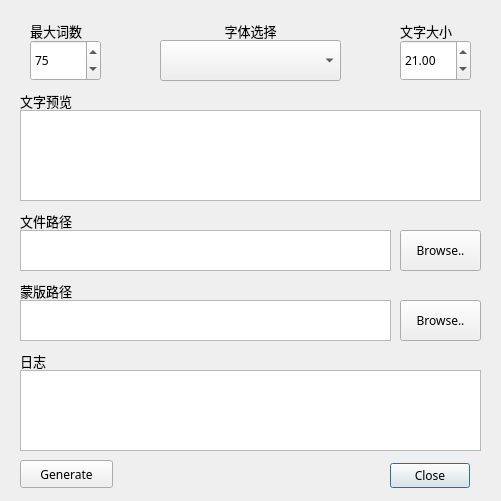
<?xml version="1.0" encoding="UTF-8"?>
<ui version="4.0">
 <class>MainDialog</class>
 <widget class="QDialog" name="MainDialog">
  <property name="geometry">
   <rect>
    <x>0</x>
    <y>0</y>
    <width>501</width>
    <height>501</height>
   </rect>
  </property>
  <property name="font">
   <font>
    <family>Adobe 黑体 Std R</family>
   </font>
  </property>
  <property name="mouseTracking">
   <bool>false</bool>
  </property>
  <property name="windowTitle">
   <string>词云配置</string>
  </property>
  <widget class="QDialogButtonBox" name="QuitBox">
   <property name="geometry">
    <rect>
     <x>380</x>
     <y>460</y>
     <width>101</width>
     <height>32</height>
    </rect>
   </property>
   <property name="layoutDirection">
    <enum>Qt::RightToLeft</enum>
   </property>
   <property name="orientation">
    <enum>Qt::Horizontal</enum>
   </property>
   <property name="standardButtons">
    <set>QDialogButtonBox::Close</set>
   </property>
   <property name="centerButtons">
    <bool>true</bool>
   </property>
  </widget>
  <widget class="QTextBrowser" name="SizePreview">
   <property name="geometry">
    <rect>
     <x>20</x>
     <y>110</y>
     <width>461</width>
     <height>91</height>
    </rect>
   </property>
  </widget>
  <widget class="QLabel" name="label_3">
   <property name="geometry">
    <rect>
     <x>20</x>
     <y>90</y>
     <width>81</width>
     <height>21</height>
    </rect>
   </property>
   <property name="font">
    <font>
     <family>Adobe 黑体 Std R</family>
     <pointsize>10</pointsize>
    </font>
   </property>
   <property name="text">
    <string>文字预览</string>
   </property>
   <property name="textInteractionFlags">
    <set>Qt::NoTextInteraction</set>
   </property>
  </widget>
  <widget class="QToolButton" name="MaskChooseButton">
   <property name="geometry">
    <rect>
     <x>400</x>
     <y>300</y>
     <width>81</width>
     <height>41</height>
    </rect>
   </property>
   <property name="text">
    <string>Browse..</string>
   </property>
  </widget>
  <widget class="QTextBrowser" name="MaskPathPreview">
   <property name="geometry">
    <rect>
     <x>20</x>
     <y>300</y>
     <width>371</width>
     <height>41</height>
    </rect>
   </property>
  </widget>
  <widget class="QLabel" name="label_4">
   <property name="geometry">
    <rect>
     <x>20</x>
     <y>280</y>
     <width>81</width>
     <height>21</height>
    </rect>
   </property>
   <property name="font">
    <font>
     <family>Adobe 黑体 Std R</family>
     <pointsize>10</pointsize>
    </font>
   </property>
   <property name="text">
    <string>蒙版路径</string>
   </property>
   <property name="textInteractionFlags">
    <set>Qt::NoTextInteraction</set>
   </property>
  </widget>
  <widget class="QTextBrowser" name="LogBrowser">
   <property name="geometry">
    <rect>
     <x>20</x>
     <y>370</y>
     <width>461</width>
     <height>81</height>
    </rect>
   </property>
  </widget>
  <widget class="QLabel" name="label_6">
   <property name="geometry">
    <rect>
     <x>20</x>
     <y>350</y>
     <width>81</width>
     <height>21</height>
    </rect>
   </property>
   <property name="font">
    <font>
     <family>Adobe 黑体 Std R</family>
     <pointsize>10</pointsize>
    </font>
   </property>
   <property name="text">
    <string>日志</string>
   </property>
   <property name="textInteractionFlags">
    <set>Qt::NoTextInteraction</set>
   </property>
  </widget>
  <widget class="QTextBrowser" name="FilePathPreview">
   <property name="geometry">
    <rect>
     <x>20</x>
     <y>230</y>
     <width>371</width>
     <height>41</height>
    </rect>
   </property>
  </widget>
  <widget class="QToolButton" name="FileChooseButton">
   <property name="geometry">
    <rect>
     <x>400</x>
     <y>230</y>
     <width>81</width>
     <height>41</height>
    </rect>
   </property>
   <property name="text">
    <string>Browse..</string>
   </property>
  </widget>
  <widget class="QLabel" name="label_7">
   <property name="geometry">
    <rect>
     <x>20</x>
     <y>210</y>
     <width>81</width>
     <height>21</height>
    </rect>
   </property>
   <property name="font">
    <font>
     <family>Adobe 黑体 Std R</family>
     <pointsize>10</pointsize>
    </font>
   </property>
   <property name="text">
    <string>文件路径</string>
   </property>
   <property name="textInteractionFlags">
    <set>Qt::NoTextInteraction</set>
   </property>
  </widget>
  <widget class="QDoubleSpinBox" name="FontSizeSelectBox">
   <property name="geometry">
    <rect>
     <x>400</x>
     <y>40</y>
     <width>71</width>
     <height>41</height>
    </rect>
   </property>
   <property name="maximum">
    <double>999.899999999999977</double>
   </property>
   <property name="singleStep">
    <double>0.500000000000000</double>
   </property>
   <property name="value">
    <double>21.000000000000000</double>
   </property>
  </widget>
  <widget class="QLabel" name="label">
   <property name="geometry">
    <rect>
     <x>400</x>
     <y>20</y>
     <width>71</width>
     <height>21</height>
    </rect>
   </property>
   <property name="font">
    <font>
     <family>Adobe 黑体 Std R</family>
     <pointsize>10</pointsize>
    </font>
   </property>
   <property name="text">
    <string>文字大小</string>
   </property>
   <property name="textInteractionFlags">
    <set>Qt::NoTextInteraction</set>
   </property>
  </widget>
  <widget class="QComboBox" name="FontSelectionBox">
   <property name="geometry">
    <rect>
     <x>160</x>
     <y>40</y>
     <width>181</width>
     <height>41</height>
    </rect>
   </property>
   <property name="cursor">
    <cursorShape>ArrowCursor</cursorShape>
   </property>
   <property name="mouseTracking">
    <bool>true</bool>
   </property>
   <property name="acceptDrops">
    <bool>true</bool>
   </property>
  </widget>
  <widget class="QLabel" name="label_5">
   <property name="geometry">
    <rect>
     <x>210</x>
     <y>20</y>
     <width>81</width>
     <height>21</height>
    </rect>
   </property>
   <property name="font">
    <font>
     <family>Adobe 黑体 Std R</family>
     <pointsize>10</pointsize>
    </font>
   </property>
   <property name="text">
    <string>字体选择</string>
   </property>
   <property name="alignment">
    <set>Qt::AlignCenter</set>
   </property>
   <property name="textInteractionFlags">
    <set>Qt::NoTextInteraction</set>
   </property>
  </widget>
  <widget class="QSpinBox" name="MaxWordCountBox">
   <property name="geometry">
    <rect>
     <x>30</x>
     <y>40</y>
     <width>71</width>
     <height>41</height>
    </rect>
   </property>
   <property name="maximum">
    <number>999</number>
   </property>
   <property name="value">
    <number>75</number>
   </property>
  </widget>
  <widget class="QLabel" name="label_2">
   <property name="geometry">
    <rect>
     <x>30</x>
     <y>20</y>
     <width>71</width>
     <height>21</height>
    </rect>
   </property>
   <property name="font">
    <font>
     <family>Adobe 黑体 Std R</family>
     <pointsize>10</pointsize>
    </font>
   </property>
   <property name="text">
    <string>最大词数</string>
   </property>
   <property name="textInteractionFlags">
    <set>Qt::NoTextInteraction</set>
   </property>
  </widget>
  <widget class="QPushButton" name="GenerateButton">
   <property name="geometry">
    <rect>
     <x>20</x>
     <y>460</y>
     <width>93</width>
     <height>28</height>
    </rect>
   </property>
   <property name="text">
    <string>Generate</string>
   </property>
  </widget>
 </widget>
 <tabstops>
  <tabstop>MaskChooseButton</tabstop>
  <tabstop>MaskPathPreview</tabstop>
  <tabstop>LogBrowser</tabstop>
  <tabstop>FilePathPreview</tabstop>
  <tabstop>FileChooseButton</tabstop>
  <tabstop>FontSizeSelectBox</tabstop>
  <tabstop>MaxWordCountBox</tabstop>
  <tabstop>FontSelectionBox</tabstop>
  <tabstop>SizePreview</tabstop>
 </tabstops>
 <resources/>
 <connections>
  <connection>
   <sender>QuitBox</sender>
   <signal>accepted()</signal>
   <receiver>MainDialog</receiver>
   <slot>accept()</slot>
   <hints>
    <hint type="sourcelabel">
     <x>248</x>
     <y>254</y>
    </hint>
    <hint type="destinationlabel">
     <x>157</x>
     <y>274</y>
    </hint>
   </hints>
  </connection>
  <connection>
   <sender>QuitBox</sender>
   <signal>rejected()</signal>
   <receiver>MainDialog</receiver>
   <slot>reject()</slot>
   <hints>
    <hint type="sourcelabel">
     <x>316</x>
     <y>260</y>
    </hint>
    <hint type="destinationlabel">
     <x>286</x>
     <y>274</y>
    </hint>
   </hints>
  </connection>
 </connections>
</ui>
